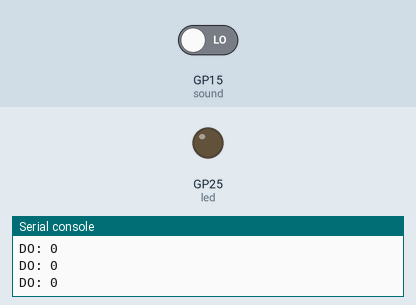
Simulated run of this program. Board: Raspberry Pi Pico running MicroPython. Parts: output pins drawn as LEDs (lit = HIGH), the last lines printed to the serial console. Inputs (shaded band) come from the test bench; at power-on: GP15 (sound) LOW.

Above: at 1.2 s.
1.3 s: GP15 (sound) driven HIGH
At 2.0 s:
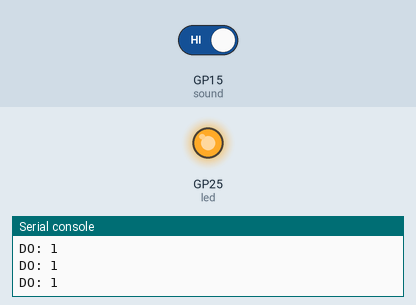
2.8 s: GP15 (sound) driven LOW
At 3.3 s:
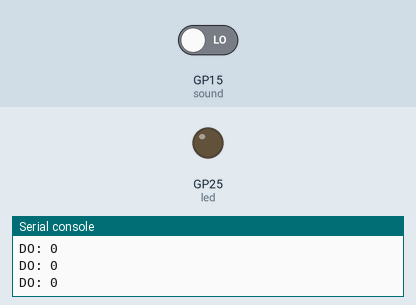
Timing chart, 0 to 5.8 s (numbered marks = the images above; inputs shaded):
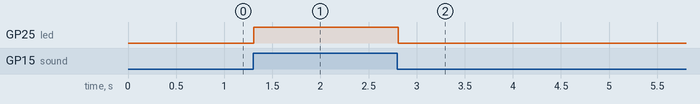

Measured:
- after the input at 1.3 s, GP25 (led): LOW → HIGH at once
- after the input at 2.8 s, GP25 (led): HIGH → LOW at once

The program:

sound_sensor_monitor.py
```python
# Simple MicroPython test script that continuously reads the KY-037 digital output, prints the value, and mirrors it to the onboard LED so you can verify sensor behavior.
#
# Full tutorial: https://shillehtek.com/blogs/news/raspberry-pi-pico-ky-037-clap-toggle
# Parts used: https://shillehtek.com/products/shillehtek-ky-037-sound-sensor-module
#             https://shillehtek.com/products/shillehtek-400-point-breadboard
#             https://shillehtek.com/products/shillehtek-120pcs-10cm-multicolored-jumper-wire
# More examples: https://github.com/shillehbean/shillehtek-examples
#

from machine import Pin
import time

sound = Pin(15, Pin.IN)      # KY-037 DO -> GP15
led = Pin("LED", Pin.OUT)

while True:
    v = sound.value()
    print("DO:", v)
    led.value(v)             # LED ON when DO is HIGH
    time.sleep(0.05)
```
